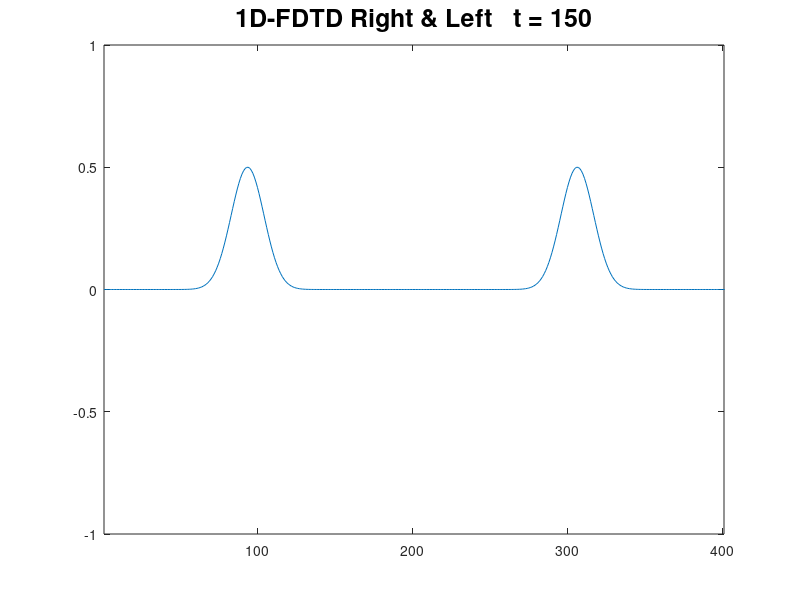

The MATLAB script that drew this image:
clc;clear;close all;

% simulation x length and time length
max_space = 401;
max_time = 150;

% consts
mu = pi*4e-7;
elp = 8.85e-12;
c = sqrt(1/mu/elp); 

% params
wl = 523e-9;   %500nm
freq = c/wl;

% units
dx = wl/20;
dy = dx;
dt = 1/c*((1/dx)^2+(1/dy)^2)^-0.5; %Stability Conditions

% E H Conditions
Ez=zeros(max_space+1,1);
Hy=zeros(max_space+1,1);
 
Eeta=dt/dx/elp;     %updating variable   
Heta=dt/dx/mu;      %updating variable

% Gaussian Source
t0=200;                                                   %Gaussian  start point
spread=15;                                                %Gaussian  width
Ez(2:max_space,1)= exp(-(t0-(2:max_space)).^2/spread^2);  %Gaussian  function


% Run simulation

for n=1:max_time
    %t=0.5
    Hy(1:max_space-1) = Hy(1:max_space-1) + (dt/(dx*mu))*(Ez(2:max_space)-Ez(1:max_space-1));

    %t=1
    Ez(2:max_space) = Ez(2:max_space) + (dt/(dx*elp))*(Hy(2:max_space)-Hy(1:max_space-1));
      
      
      plot(Ez);
      axis([1 max_space -1 1])
      title(['1D-FDTD Right & Left   ','t = ',num2str(n)],'FontSize',18);
      pause(0.001)
      
    
end 
